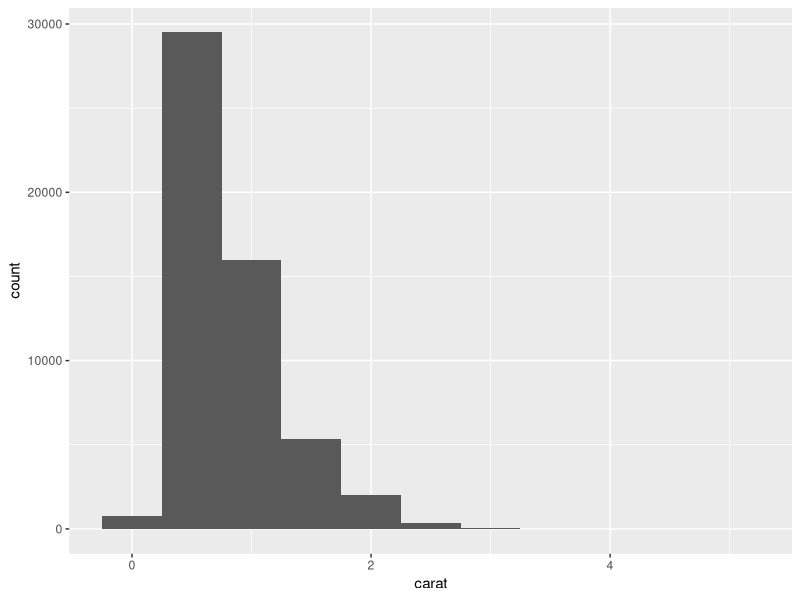
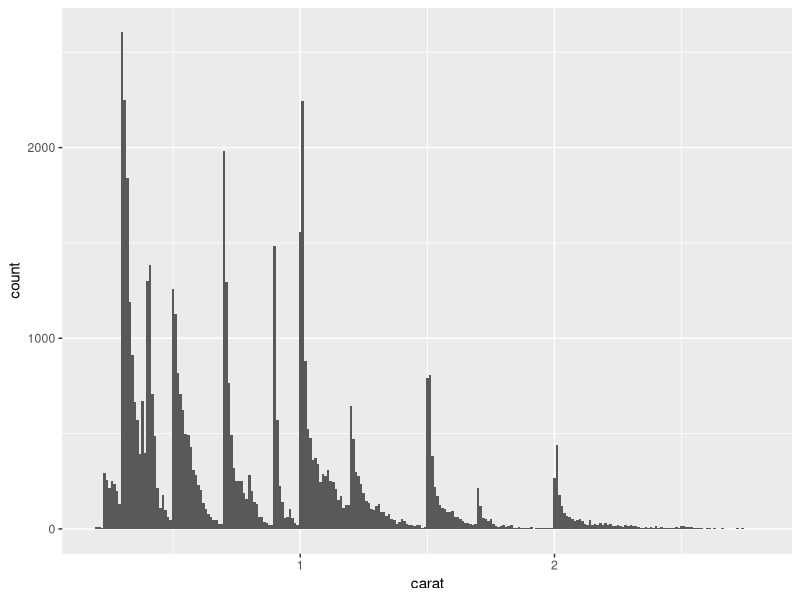

Write the R code that produced these figures, in order.

# Análise Exploratória dos Dados -----------------------------------------------------------------------------------------------------------
# Autoria do script: Jeanne Franco ---------------------------------------------------------------------------------------------------------
# Data: 22/11/23 ---------------------------------------------------------------------------------------------------------------------------
# Fonte: https://r4ds.hadley.nz/eda#introduction -------------------------------------------------------------------------------------------

# Introdução -------------------------------------------------------------------------------------------------------------------------------

### A análise exploratória dos dados (EDA) serve para:

### 1 - Gerar questões sobre os seus dados;
### 2 - Encontrar respostas visualizando, transformando e modelando os dados;
### 3 - Usar o que aprendeu para refinar questões/gerar novas questões.

### Durante as fases iniciais da EDA, você deve se sentir à vontade para 
### investigar cada ideia que lhe ocorrer. Algumas dessas ideias darão certo 
### e outras serão becos sem saída.

### A EDA é uma parte importante de qualquer análise de dados, mesmo que 
### as principais questões de pesquisa sejam entregues a você de bandeja,
### porque você sempre precisa investigar a qualidade dos seus dados.

### Para fazer a limpeza de dados, você precisará implantar todas as 
### ferramentas de EDA: visualização, transformação e modelagem.

### "É muito melhor uma resposta aproximada à pergunta certa, que muitas 
### vezes é vaga, do que uma resposta exata à pergunta errada, que sempre 
### pode ser precisa." - John Tukey.

### Seu objetivo durante a EDA é desenvolver uma compreensão dos seus dados. 
### A maneira mais fácil de fazer isso é usar perguntas como ferramentas para
### orientar sua investigação. Quando você faz uma pergunta, ela concentra 
### sua atenção em uma parte específica do seu conjunto de dados e ajuda 
### você a decidir quais gráficos, modelos ou transformações fazer.

### A chave para fazer perguntas de qualidade é gerar uma grande quantidade 
### de perguntas. É difícil fazer perguntas reveladoras no início da sua 
### análise porque você não sabe quais insights podem ser obtidos do seu 
### conjunto de dados.

### Por outro lado, cada nova pergunta que você fizer irá expô-lo a um novo 
### aspecto dos seus dados e aumentar suas chances de fazer uma descoberta.
### Você pode detalhar rapidamente as partes mais interessantes dos seus 
### dados — e desenvolver um conjunto de perguntas instigantes.

### Não há regra sobre quais perguntas você deve fazer para orientar sua 
### pesquisa. No entanto, dois tipos de perguntas sempre serão úteis para 
### fazer descobertas em seus dados. Você pode formular essas perguntas 
### livremente como:

### - Que tipo de variação ocorre dentro das minhas variáveis?
### - Que tipo de covariação ocorre entre as minhas variáveis?

# Variação ---------------------------------------------------------------------------------------------------------------------------------

### Variation is the tendency of the values of a variable to change from 
### measurement to measurement. You can see variation easily in real life; 
### if you measure any continuous variable twice, you will get two different 
### results.

### Every variable has its own pattern of variation, which can reveal 
### interesting information about how that it varies between measurements 
### on the same observation as well as across observations.

### Vamos iniciar visualizando a variação no peso de diamantes do dataset
### diamonds. Como carat é uma variável numérica, podemos usar um histograma.

library(ggplot2)
ggplot(diamonds, aes(x = carat)) +
  geom_histogram(binwidth = 0.5)

# Valores típicos --------------------------------------------------------------------------------------------------------------------------

### In both bar charts and histograms, tall bars show the common values of
### a variable, and shorter bars show less-common values. 

### Which values are the most common? Why?

### Which values are rare? Why? Does that match your expectations?

### Can you see any unusual patterns? What might explain them?

### Vamos observar a distribuição de pequenos diamantes:

library(dplyr)
smaller <- diamonds |> 
  filter(carat < 3)

ggplot(smaller, aes(x = carat)) +
  geom_histogram(binwidth = 0.01)

### This histogram suggests several interesting questions:

### Why are there more diamonds at whole carats and common fractions of carats?

### Why are there more diamonds slightly to the right of each peak than 
### there are slightly to the left of each peak?